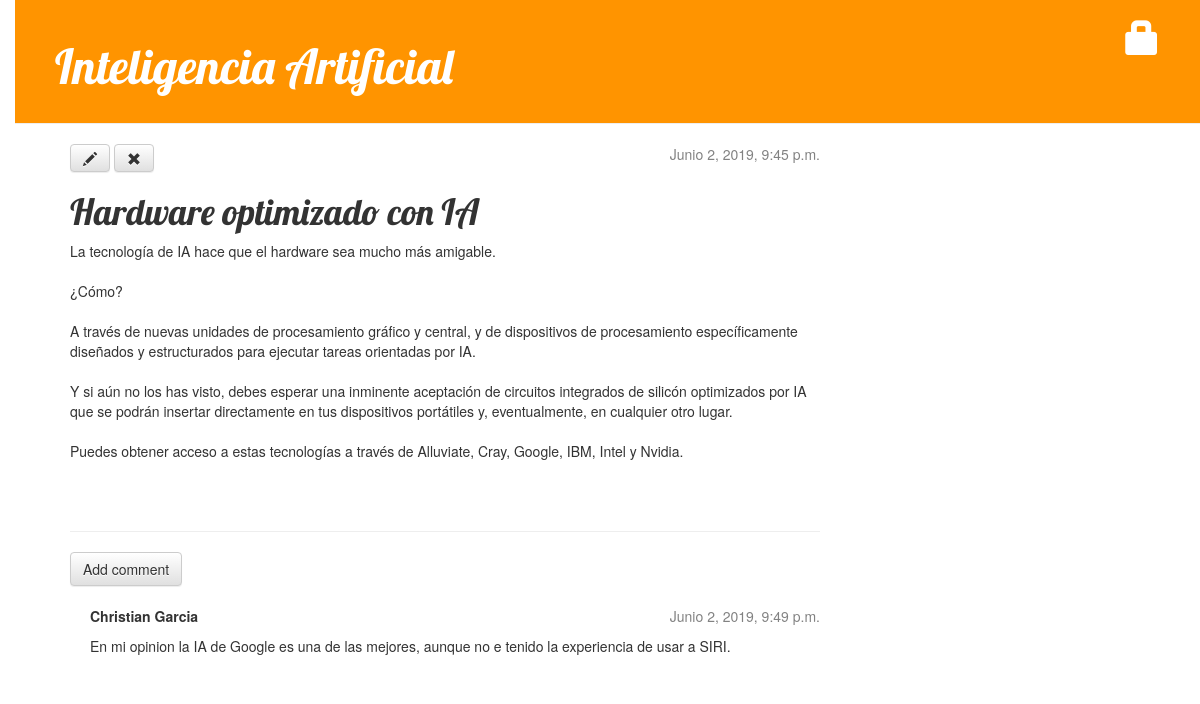
The app's page /post/14/ with its own data.
### blog/models.py (models this page shows, shortened)
class Post(models.Model):
	author = models.ForeignKey('auth.User', on_delete=models.CASCADE)
	title = models.CharField(max_length=200)
	text = models.TextField()
	created_date = models.DateTimeField(default=timezone.now)
	published_date = models.DateTimeField(blank=True, null=True)

class Comment(models.Model):
	post = models.ForeignKey('blog.Post', related_name='comments', on_delete=models.CASCADE)
	author = models.CharField(max_length=200)
	text = models.TextField()
	created_date = models.DateTimeField(default=timezone.now)
	approved_comment = models.BooleanField(default=False)

### blog/views.py (the view)
# urls.py: path('post/<int:pk>/', views.post_detail, name='post_detail'),
def post_detail(request, pk):
	post = get_object_or_404(Post, pk=pk)
	return render(request, 'blog/post_detail.html', {'post': post})

### blog/templates/blog/post_detail.html (shortened to what this page needs)
{% extends 'blog/base.html' %}
{% block content %}
	<div class="post">
		{% if post.published_date %}
			<div class="date">
				{{ post.published_date }}
			</div>
		{% else %}
			<a class="btn btn-default" href="{% url 'post_publish' pk=post.pk %}">Publish</a>
		{% endif %}
		<a class="btn btn-default" href="{% url 'post_edit' pk=post.pk %}"><span class="glyphicon glyphicon-pencil"></span></a>
		<a class="btn btn-default" href="{% url 'post_remove' pk=post.pk %}"><span class="glyphicon glyphicon-remove"></span></a>
		<h1>{{ post.title }}</h1>
		<p>{{ post.text|linebreaksbr }}</p>
	</div>
	<hr>
	<a class="btn btn-default" href="{% url 'add_comment_to_post' pk=post.pk %}">Add comment</a>
	{% for comment in post.comments.all %}
		{% if user.is_authenticated or comment.approved_comment %}
		<div class="comment">
			<div class="date">
				{{ comment.created_date }}
			</div>
			<strong>{{ comment.author }}</strong>
			<p>{{ comment.text|linebreaks }}</p>
		</div>
		{% endif %}
	{% empty %}
		<p>No comments here yet :(</p>
	{% endfor %}
{% endblock %}

### blog/static/css/blog.css (style rules this page uses)
body { padding-left: 15px; }
h1, h2, h3, h4 { font-family: 'Lobster', cursive; }
.date { float: right; color: #828282; }
.post { margin-bottom: 70px; }
.comment { margin: 20px 0px 20px 20px; }

### records on screen
Post: published_date "Junio 2, 2019, 9:45 p.m.", title "Hardware optimizado con IA", text "La tecnología de IA hace que el hardware sea mucho más amigable. ¿Cómo? A través de nuevas unidades de procesamiento gráfico y central, y de dispositivos de procesamiento específicamente diseñados y estructurados para ejecutar tareas orientadas por IA. Y si aún no los has visto, debes esperar una inminente aceptación de circuitos integrados de silicón optimizados por IA que se podrán insertar directamente en tus dispositivos portátiles y, eventualmente, en cualquier otro lugar. Puedes obtener acceso a estas tecnologías a través de Alluviate, Cray, Google, IBM, Intel y Nvidia."
Comment: created_date "Junio 2, 2019, 9:49 p.m.", author "Christian Garcia", text "En mi opinion la IA de Google es una de las mejores, aunque no e tenido la experiencia de usar a SIRI."
